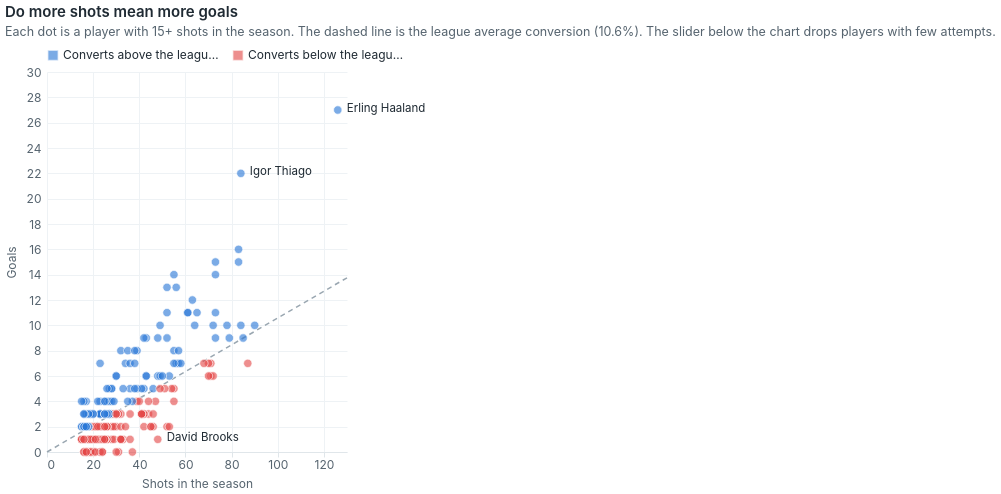

Vega-Lite specification for this chart:
### Vega-Lite specification from a JSON file in a GitHub repository (floating-point values rounded to 4 significant figures; data arrays with more than 128 entries replaced by an {"elided": "..."} marker saying what was removed)
{"$schema": "https://vega.github.io/schema/vega-lite/v5.json", "title": {"text": "Do more shots mean more goals", "subtitle": "Each dot is a player with 15+ shots in the season. The dashed line is the league average conversion (10.6%). The slider below the chart drops players with few attempts."}, "params": [{"name": "minShots", "value": 15, "bind": {"input": "range", "min": 15, "max": 70, "step": 5, "name": "Minimum shots:  "}}], "height": 380, "layer": [{"data": {"values": [{"s": 0}, {"s": 130}]}, "transform": [{"calculate": "datum.s * 0.1058", "as": "g"}], "mark": {"type": "line", "color": "#9aa7b1", "strokeDash": [5, 4], "strokeWidth": 1.5}, "encoding": {"x": {"field": "s", "type": "quantitative"}, "y": {"field": "g", "type": "quantitative"}}}, {"data": {"values": {"elided": "245 records"}}, "transform": [{"filter": "datum.s >= minShots"}, {"calculate": "datum.g - datum.s * 0.1058 >= 0 ? 'Converts above the league average' : 'Converts below the league average'", "as": "Conversion"}], "mark": {"type": "circle", "size": 70, "opacity": 0.62, "stroke": "#ffffff", "strokeWidth": 1}, "encoding": {"x": {"field": "s", "type": "quantitative", "title": "Shots in the season", "scale": {"domain": [0, 130]}}, "y": {"field": "g", "type": "quantitative", "title": "Goals", "scale": {"domain": [0, 29]}, "axis": {"tickMinStep": 2, "format": "d"}}, "color": {"field": "Conversion", "type": "nominal", "title": null, "scale": {"domain": ["Converts above the league average", "Converts below the league average"], "range": ["#2a78d6", "#e34948"]}}, "tooltip": [{"field": "p", "title": "Player"}, {"field": "t", "title": "Club"}, {"field": "s", "title": "Shots", "format": "d"}, {"field": "sot", "title": "On target", "format": "d"}, {"field": "g", "title": "Goals", "format": "d"}, {"field": "pen", "title": "Of those, penalties", "format": "d"}]}}, {"data": {"values": {"elided": "245 records"}}, "transform": [{"filter": "datum.s >= minShots"}, {"filter": "datum.g >= 20 || datum.s >= 45 && datum.g <= 1"}], "mark": {"type": "text", "align": "left", "dx": 9, "dy": -1, "fontSize": 11.5, "color": "#1f2a33"}, "encoding": {"x": {"field": "s", "type": "quantitative", "scale": {"domain": [0, 130]}}, "y": {"field": "g", "type": "quantitative", "scale": {"domain": [0, 29]}}, "text": {"field": "p"}}}], "config": {"font": "-apple-system, BlinkMacSystemFont, 'Segoe UI', Roboto, 'Helvetica Neue', Arial, sans-serif", "background": "#ffffff", "view": {"stroke": null}, "axis": {"labelColor": "#56646f", "titleColor": "#56646f", "domainColor": "#e0e6ea", "tickColor": "#e0e6ea", "gridColor": "#eef2f5", "labelFontSize": 12, "titleFontSize": 12, "titleFontWeight": "normal", "titlePadding": 8}, "axisY": {"domain": false, "ticks": false, "labelPadding": 6}, "legend": {"labelColor": "#1f2a33", "titleColor": "#56646f", "labelFontSize": 12, "titleFontSize": 12, "symbolType": "square", "symbolSize": 110, "orient": "top", "direction": "horizontal", "offset": 8}, "title": {"color": "#1f2a33", "fontSize": 15, "fontWeight": 600, "anchor": "start", "subtitleColor": "#56646f", "subtitleFontSize": 12.5, "subtitlePadding": 6, "offset": 10}}}
